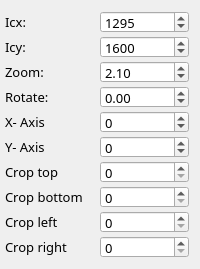
            <widget class="QFrame" name="frame_controller_5">
             <property name="enabled">
              <bool>true</bool>
             </property>
             <layout class="QGridLayout" name="gridLayout_12">
              <property name="leftMargin">
               <number>5</number>
              </property>
              <property name="horizontalSpacing">
               <number>5</number>
              </property>
              <property name="verticalSpacing">
               <number>3</number>
              </property>
              <item row="7" column="1">
               <widget class="QSpinBox" name="val_crop_bottom_image_5">
                <property name="minimumSize">
                 <size>
                  <width>60</width>
                  <height>0</height>
                 </size>
                </property>
                <property name="maximumSize">
                 <size>
                  <width>16777215</width>
                  <height>22</height>
                 </size>
                </property>
                <property name="font">
                 <font>
                  <family>Sans Serif</family>
                  <pointsize>10</pointsize>
                 </font>
                </property>
                <property name="maximum">
                 <number>2500</number>
                </property>
                <property name="value">
                 <number>0</number>
                </property>
               </widget>
              </item>
              <item row="3" column="1">
               <widget class="QDoubleSpinBox" name="val_rotate_image_5">
                <property name="enabled">
                 <bool>true</bool>
                </property>
                <property name="minimumSize">
                 <size>
                  <width>50</width>
                  <height>0</height>
                 </size>
                </property>
                <property name="maximumSize">
                 <size>
                  <width>16777215</width>
                  <height>22</height>
                 </size>
                </property>
                <property name="font">
                 <font>
                  <family>Sans Serif</family>
                  <pointsize>10</pointsize>
                 </font>
                </property>
                <property name="minimum">
                 <double>-180.000000000000000</double>
                </property>
                <property name="maximum">
                 <double>180.000000000000000</double>
                </property>
                <property name="singleStep">
                 <double>0.100000000000000</double>
                </property>
               </widget>
              </item>
              <item row="5" column="1">
               <widget class="QSpinBox" name="val_coordinate_y_image_5">
                <property name="enabled">
                 <bool>true</bool>
                </property>
                <property name="minimumSize">
                 <size>
                  <width>50</width>
                  <height>0</height>
                 </size>
                </property>
                <property name="maximumSize">
                 <size>
                  <width>16777215</width>
                  <height>22</height>
                 </size>
                </property>
                <property name="font">
                 <font>
                  <family>Sans Serif</family>
                  <pointsize>10</pointsize>
                 </font>
                </property>
                <property name="minimum">
                 <number>-10000</number>
                </property>
                <property name="maximum">
                 <number>10000</number>
                </property>
               </widget>
              </item>
              <item row="1" column="0">
               <widget class="QLabel" name="label_92">
                <property name="minimumSize">
                 <size>
                  <width>60</width>
                  <height>0</height>
                 </size>
                </property>
                <property name="font">
                 <font>
                  <family>Sans Serif</family>
                  <pointsize>10</pointsize>
                 </font>
                </property>
                <property name="text">
                 <string>Icy:</string>
                </property>
               </widget>
              </item>
              <item row="4" column="0">
               <widget class="QLabel" name="label_94">
                <property name="enabled">
                 <bool>true</bool>
                </property>
                <property name="font">
                 <font>
                  <family>Sans Serif</family>
                  <pointsize>10</pointsize>
                 </font>
                </property>
                <property name="text">
                 <string>X- Axis</string>
                </property>
               </widget>
              </item>
              <item row="6" column="0">
               <widget class="QLabel" name="label_66">
                <property name="font">
                 <font>
                  <family>Sans Serif</family>
                  <pointsize>10</pointsize>
                 </font>
                </property>
                <property name="text">
                 <string>Crop top</string>
                </property>
               </widget>
              </item>
              <item row="0" column="1">
               <widget class="QSpinBox" name="val_icx_image_5">
                <property name="enabled">
                 <bool>true</bool>
                </property>
                <property name="minimumSize">
                 <size>
                  <width>60</width>
                  <height>0</height>
                 </size>
                </property>
                <property name="maximumSize">
                 <size>
                  <width>16777215</width>
                  <height>22</height>
                 </size>
                </property>
                <property name="font">
                 <font>
                  <family>Sans Serif</family>
                  <pointsize>10</pointsize>
                 </font>
                </property>
                <property name="maximum">
                 <number>4000</number>
                </property>
                <property name="value">
                 <number>1295</number>
                </property>
               </widget>
              </item>
              <item row="7" column="0">
               <widget class="QLabel" name="label_65">
                <property name="font">
                 <font>
                  <family>Sans Serif</family>
                  <pointsize>10</pointsize>
                 </font>
                </property>
                <property name="text">
                 <string>Crop bottom</string>
                </property>
               </widget>
              </item>
              <item row="5" column="0">
               <widget class="QLabel" name="label_91">
                <property name="enabled">
                 <bool>true</bool>
                </property>
                <property name="font">
                 <font>
                  <family>Sans Serif</family>
                  <pointsize>10</pointsize>
                 </font>
                </property>
                <property name="text">
                 <string>Y- Axis</string>
                </property>
               </widget>
              </item>
              <item row="6" column="1">
               <widget class="QSpinBox" name="val_crop_top_image_5">
                <property name="minimumSize">
                 <size>
                  <width>60</width>
                  <height>0</height>
                 </size>
                </property>
                <property name="maximumSize">
                 <size>
                  <width>16777215</width>
                  <height>22</height>
                 </size>
                </property>
                <property name="font">
                 <font>
                  <family>Sans Serif</family>
                  <pointsize>10</pointsize>
                 </font>
                </property>
                <property name="maximum">
                 <number>2500</number>
                </property>
                <property name="value">
                 <number>0</number>
                </property>
               </widget>
              </item>
              <item row="3" column="0">
               <widget class="QLabel" name="label_23">
                <property name="minimumSize">
                 <size>
                  <width>60</width>
                  <height>0</height>
                 </size>
                </property>
                <property name="font">
                 <font>
                  <family>Sans Serif</family>
                  <pointsize>10</pointsize>
                 </font>
                </property>
                <property name="text">
                 <string>Rotate: </string>
                </property>
               </widget>
              </item>
              <item row="2" column="0">
               <widget class="QLabel" name="label_93">
                <property name="minimumSize">
                 <size>
                  <width>80</width>
                  <height>0</height>
                 </size>
                </property>
                <property name="font">
                 <font>
                  <family>Sans Serif</family>
                  <pointsize>10</pointsize>
                 </font>
                </property>
                <property name="text">
                 <string>Zoom:</string>
                </property>
               </widget>
              </item>
              <item row="2" column="1">
               <widget class="QDoubleSpinBox" name="val_zoom_image_5">
                <property name="minimumSize">
                 <size>
                  <width>60</width>
                  <height>0</height>
                 </size>
                </property>
                <property name="maximumSize">
                 <size>
                  <width>16777215</width>
                  <height>22</height>
                 </size>
                </property>
                <property name="font">
                 <font>
                  <family>Sans Serif</family>
                  <pointsize>10</pointsize>
                 </font>
                </property>
                <property name="decimals">
                 <number>2</number>
                </property>
                <property name="minimum">
                 <double>1.000000000000000</double>
                </property>
                <property name="maximum">
                 <double>14.000000000000000</double>
                </property>
                <property name="singleStep">
                 <double>0.050000000000000</double>
                </property>
                <property name="value">
                 <double>2.100000000000000</double>
                </property>
               </widget>
              </item>
              <item row="4" column="1">
               <widget class="QSpinBox" name="val_coordinate_x_image_5">
                <property name="enabled">
                 <bool>true</bool>
                </property>
                <property name="minimumSize">
                 <size>
                  <width>50</width>
                  <height>0</height>
                 </size>
                </property>
                <property name="maximumSize">
                 <size>
                  <width>16777215</width>
                  <height>22</height>
                 </size>
                </property>
                <property name="font">
                 <font>
                  <family>Sans Serif</family>
                  <pointsize>10</pointsize>
                 </font>
                </property>
                <property name="minimum">
                 <number>-10000</number>
                </property>
                <property name="maximum">
                 <number>10000</number>
                </property>
                <property name="value">
                 <number>0</number>
                </property>
               </widget>
              </item>
              <item row="1" column="1">
               <widget class="QSpinBox" name="val_icy_image_5">
                <property name="enabled">
                 <bool>true</bool>
                </property>
                <property name="minimumSize">
                 <size>
                  <width>60</width>
                  <height>0</height>
                 </size>
                </property>
                <property name="maximumSize">
                 <size>
                  <width>16777215</width>
                  <height>22</height>
                 </size>
                </property>
                <property name="font">
                 <font>
                  <family>Sans Serif</family>
                  <pointsize>10</pointsize>
                 </font>
                </property>
                <property name="maximum">
                 <number>4000</number>
                </property>
                <property name="value">
                 <number>1600</number>
                </property>
               </widget>
              </item>
              <item row="0" column="0">
               <widget class="QLabel" name="label_95">
                <property name="minimumSize">
                 <size>
                  <width>60</width>
                  <height>0</height>
                 </size>
                </property>
                <property name="font">
                 <font>
                  <family>Sans Serif</family>
                  <pointsize>10</pointsize>
                 </font>
                </property>
                <property name="text">
                 <string>Icx:</string>
                </property>
               </widget>
              </item>
              <item row="8" column="0">
               <widget class="QLabel" name="label_79">
                <property name="font">
                 <font>
                  <family>Sans Serif</family>
                  <pointsize>10</pointsize>
                 </font>
                </property>
                <property name="text">
                 <string>Crop left</string>
                </property>
               </widget>
              </item>
              <item row="9" column="0">
               <widget class="QLabel" name="label_80">
                <property name="font">
                 <font>
                  <family>Sans Serif</family>
                  <pointsize>10</pointsize>
                 </font>
                </property>
                <property name="text">
                 <string>Crop right</string>
                </property>
               </widget>
              </item>
              <item row="8" column="1">
               <widget class="QSpinBox" name="val_crop_left_image_5">
                <property name="minimumSize">
                 <size>
                  <width>60</width>
                  <height>0</height>
                 </size>
                </property>
                <property name="maximumSize">
                 <size>
                  <width>16777215</width>
                  <height>22</height>
                 </size>
                </property>
                <property name="font">
                 <font>
                  <family>Sans Serif</family>
                  <pointsize>10</pointsize>
                 </font>
                </property>
                <property name="maximum">
                 <number>2500</number>
                </property>
                <property name="value">
                 <number>0</number>
                </property>
               </widget>
              </item>
              <item row="9" column="1">
               <widget class="QSpinBox" name="val_crop_right_image_5">
                <property name="minimumSize">
                 <size>
                  <width>60</width>
                  <height>0</height>
                 </size>
                </property>
                <property name="maximumSize">
                 <size>
                  <width>16777215</width>
                  <height>22</height>
                 </size>
                </property>
                <property name="font">
                 <font>
                  <family>Sans Serif</family>
                  <pointsize>10</pointsize>
                 </font>
                </property>
                <property name="maximum">
                 <number>2500</number>
                </property>
                <property name="value">
                 <number>0</number>
                </property>
               </widget>
              </item>
             </layout>
            </widget>
